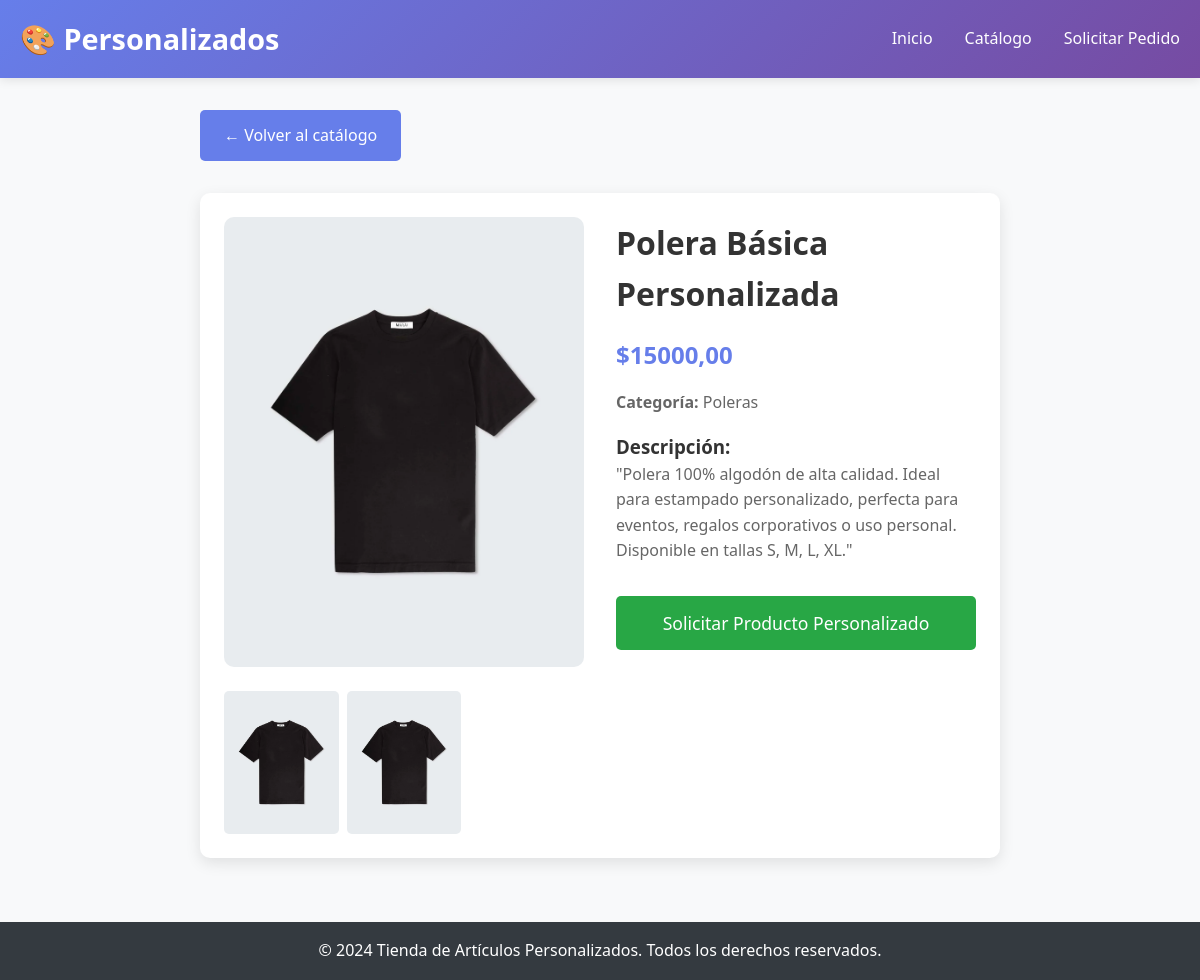
The page /producto/1/ on the database its author committed.
### tienda/models.py (models this page shows, shortened)
class Producto(models.Model):
    nombre = models.CharField(max_length=200)
    descripcion = models.TextField()
    categoria = models.ForeignKey(Categoria, on_delete=models.CASCADE)
    precio_base = models.DecimalField(max_digits=10, decimal_places=2)
    activo = models.BooleanField(default=True)
    imagen_1 = models.ImageField(upload_to='productos/', blank=True, null=True)
    imagen_2 = models.ImageField(upload_to='productos/', blank=True, null=True)
    imagen_3 = models.ImageField(upload_to='productos/', blank=True, null=True)
    class Meta:
        verbose_name = "Producto"
        verbose_name_plural = "Productos"

class Categoria(models.Model):
    nombre = models.CharField(max_length=100)
    descripcion = models.TextField(blank=True)
    class Meta:
        verbose_name = "Categoría"
        verbose_name_plural = "Categorías"

### tienda/views.py (the view)
# urls.py: path('producto/<int:pk>/', views.DetalleProductoView.as_view(), name='detalle_producto'),
class DetalleProductoView(DetailView):
    model = Producto
    template_name = 'tienda/detalle_producto.html'
    context_object_name = 'producto'

### templates/tienda/detalle_producto.html
{% extends 'tienda/base.html' %}
{% block content %}
<div style="max-width: 800px; margin: 0 auto;">
    <a href="{% url 'tienda:catalogo' %}" class="btn" style="margin-bottom: 2rem;">← Volver al catálogo</a>
    <div class="card">
        <div style="display: grid; grid-template-columns: 1fr 1fr; gap: 2rem;">
            <div>
                {% if producto.imagen_1 %}
                <img src="{{ producto.imagen_1.url }}" alt="{{ producto.nombre }}"
                     style="width: 100%; border-radius: 10px; margin-bottom: 1rem;">
                {% endif %}
                <div style="display: grid; grid-template-columns: repeat(3, 1fr); gap: 0.5rem;">
                    {% if producto.imagen_2 %}
                    <img src="{{ producto.imagen_2.url }}" alt="{{ producto.nombre }}"
                         style="width: 100%; border-radius: 5px;">
                    {% endif %}
                    {% if producto.imagen_3 %}
                    <img src="{{ producto.imagen_3.url }}" alt="{{ producto.nombre }}"
                         style="width: 100%; border-radius: 5px;">
                    {% endif %}
                </div>
            </div>
            <div>
                <h1 style="margin-bottom: 1rem;">{{ producto.nombre }}</h1>
                <p style="color: #667eea; font-weight: bold; font-size: 1.5rem; margin-bottom: 1rem;">
                    ${{ producto.precio_base }}
                </p>
                <p style="color: #666; margin-bottom: 1rem;">
                    <strong>Categoría:</strong> {{ producto.categoria.nombre }}
                </p>
                <div style="margin-bottom: 2rem;">
                    <h3>Descripción:</h3>
                    <p style="color: #666; line-height: 1.6;">{{ producto.descripcion }}</p>
                </div>
                <a href="{% url 'tienda:solicitar_pedido' %}?producto={{ producto.id }}"
                   class="btn" style="width: 100%; text-align: center; background: #28a745; font-size: 1.1rem;">
                    Solicitar Producto Personalizado
                </a>
            </div>
        </div>
    </div>
</div>
{% endblock %}

### templates/tienda/base.html (style rules this page uses)
* { margin: 0; padding: 0; box-sizing: border-box; }
body { font-family: 'Segoe UI', Tahoma, Geneva, Verdana, sans-serif; line-height: 1.6; color: #333; background-color: #f8f9fa; }
.btn { display: inline-block; padding: 0.8rem 1.5rem; background: #667eea; color: white; text-decoration: none; border-radius: 5px; border: none; cursor: pointer; transition: background 0.3s; }
.card { background: white; border-radius: 10px; padding: 1.5rem; box-shadow: 0 5px 15px rgba(0,0,0,0.1); transition: transform 0.3s; }

### rows shown on the page
Producto: imagen_1 (picture), imagen_2 (picture), imagen_3 (picture), nombre "Polera Básica Personalizada", precio_base "15000,00", categoria.nombre "Poleras", descripcion "\"Polera 100% algodón de alta calidad. Ideal para estampado personalizado, perfecta para eventos, regalos corporativos o uso personal. Disponible en tallas S, M, L, XL.\""
